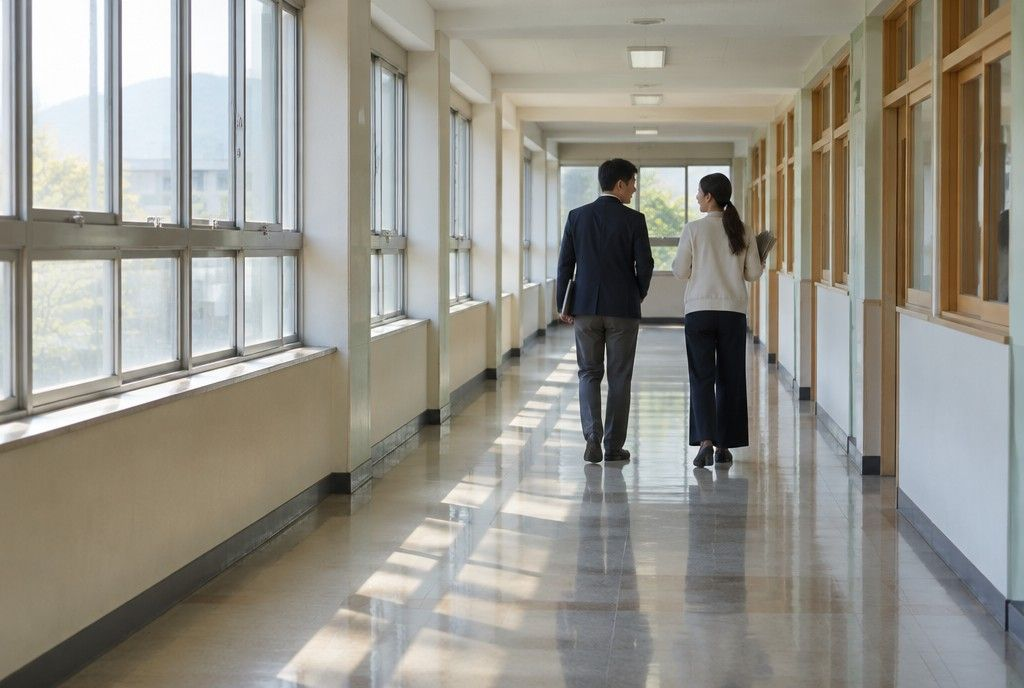
#> input picture hwpx_new/data/report_example/photos/ch1.jpg, 1024 x 688 px
$ python -i images.py   (imports and definitions only)
#> lines starting #> are read from the running program, lines starting #| are printed output that depends on the picture
# -*- coding: utf-8 -*-
"""사진 처리: 읽기 · 방향 보정(EXIF) · 크기 축소 · 한글이 여는 형식으로 변환 · HWPX 그림(hp:pic) 요소 생성."""
from __future__ import annotations

import io
import os
import re

from lxml import etree

from .package import HP

HC_NS = 'http://www.hancom.co.kr/hwpml/2011/core'
HC = '{%s}' % HC_NS
MM = 283.465          # 1mm = 283.465 HWPUNIT
IMG_EXT = ('.jpg', '.jpeg', '.png', '.bmp', '.gif', '.webp', '.heic', '.heif', '.tif', '.tiff')
MEDIA = {'.jpg': 'image/jpg', '.png': 'image/png', '.bmp': 'image/bmp', '.gif': 'image/gif'}


class ImageError(Exception):
    pass


def is_image(path: str) -> bool:
    return path.lower().endswith(IMG_EXT)


def _pil():
    try:
        from PIL import Image, ImageOps
        try:  # 아이폰 HEIC 지원(선택)
            import pillow_heif  # type: ignore
            pillow_heif.register_heif_opener()
        except Exception:  # noqa
            pass
        return Image, ImageOps
    except ImportError as e:  # pragma: no cover
        raise ImageError('사진 처리에는 Pillow 가 필요합니다: pip install pillow') from e


_CACHE = {}

# 문서에 넣는 그림의 해상도 기준: 인쇄해도 또렷한 200dpi(화면은 96~150dpi 면 충분). 표시 크기보다 큰 픽셀은 버린다.
DPI = 200
JPEG_QUALITY = 82          # 사진: 82 이상은 눈으로 구별이 거의 안 되고 용량만 커진다(4:2:0, 점진적 JPEG)
MAX_PX = 1600              # 표시 크기를 모를 때의 긴 변 상한


# [11 lines left out: function image_size, not called in this run]


def prepare_image(path: str, max_px: int = MAX_PX, box_mm=None, dpi: int = DPI):
    """캐시 래퍼(자동 보정으로 여러 번 조립해도 사진은 한 번만 처리).
    box_mm=(가로mm, 세로mm): 문서에 표시될 크기 — 이 크기를 dpi 로 채울 만큼만 픽셀을 남긴다."""
    box = (round(box_mm[0], 1), round(box_mm[1], 1)) if box_mm else None
    try:
        key = (os.path.abspath(path), os.path.getmtime(path), max_px, box, dpi)
    except OSError:
        key = None
    if key and key in _CACHE:
        return _CACHE[key]
    if not os.path.exists(path):
        raise ImageError(f'사진 파일을 찾을 수 없습니다: {path}')
    with open(path, 'rb') as f:
        raw = f.read()
    res = optimize_image(raw, os.path.splitext(path)[1].lower(), max_px=max_px, box_mm=box, dpi=dpi, name=path)
    if key:
        _CACHE[key] = res
    return res


# [9 lines left out: function prepare_for_box, not called in this run]


def _colors(im, limit=256):
    """작게 줄인 사본의 색 수(limit 초과면 None) — 사진(색 많음)과 도표·QR·로고(색 적음)를 가른다."""
    t = im.convert('RGB')
    t.thumbnail((256, 256))
    c = t.getcolors(maxcolors=limit)
    return len(c) if c else None


def optimize_image(raw: bytes, ext: str = '', max_px: int = MAX_PX, box_mm=None, dpi: int = DPI, name='그림'):
    """그림 바이트 → (bytes, 확장자, 가로px, 세로px). 문서 용량을 줄이되 화질은 표시 크기에서 티 나지 않게.
    - 방향(EXIF) 보정, 표시 크기 × dpi 보다 큰 픽셀은 줄임(키우지는 않음)
    - 사진(색 많음) → JPEG(품질 82, 4:2:0, 점진적), 도표·QR·로고(색 256 이하) → 팔레트 PNG(2색이면 계단 없이 또렷하게)
    - 투명 배경 → PNG. 원본이 이미 더 작으면 원본을 그대로 쓴다."""
#> called with ext = '.jpg', max_px = 1600, dpi = 200, name = 'data/report_example/photos/ch1.jpg'
    Image, ImageOps = _pil()
    try:
        im = Image.open(io.BytesIO(raw))
#> im is the input picture: PIL image 1024x688 RGB; mean R, G, B 150.3, 147.8, 139
        im.load()
    except Exception as e:  # noqa
        raise ImageError(f'사진을 열 수 없습니다({name}): {e}') from e
    fmt0 = (im.format or '').upper()
#> fmt0 = 'JPEG'
    rotated = False
    try:
        if im.getexif().get(0x0112, 1) != 1:
            im = ImageOps.exif_transpose(im)
            rotated = True
    except Exception:  # noqa
        pass
    w, h = im.size
#> w = 1024; h = 688
    if box_mm:
        tw, th = box_mm[0] / 25.4 * dpi, box_mm[1] / 25.4 * dpi
        scale = min(1.0, tw / w, th / h) if tw > 0 and th > 0 else 1.0
    else:
        scale = min(1.0, max_px / max(w, h))
#> scale = 1
    has_alpha = im.mode in ('RGBA', 'LA', 'PA') or (im.mode == 'P' and 'transparency' in im.info)
#> has_alpha = False
    ncol = _colors(im)
#> in _colors, `t.thumbnail((256, 256))`:
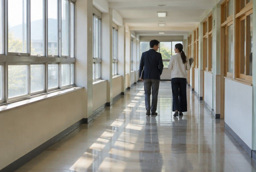
#> t: PIL image 256x172 RGB; mean R, G, B 150.5, 147.9, 139.2
#> in _colors, `c = t.getcolors(maxcolors=limit)`: c = None
    graphic = ncol is not None
#> graphic = False
    if scale < 0.98:
        nw, nh = max(1, round(w * scale)), max(1, round(h * scale))
        if graphic and ncol <= 2:
            im = im.convert('L').resize((nw, nh), Image.LANCZOS).point(lambda v: 0 if v < 128 else 255)
        else:
            src = im.convert('RGBA' if has_alpha else 'RGB') if im.mode not in ('RGB', 'RGBA', 'L') else im
            im = src.resize((nw, nh), Image.LANCZOS)
    buf = io.BytesIO()
    if has_alpha:
        im = im.convert('RGBA')
        im.save(buf, 'PNG', optimize=True)
        out_ext = '.png'
    elif graphic:
        if im.mode == 'L' and ncol <= 2:
            im = im.convert('1', dither=Image.NONE)
        elif im.mode != 'P':
            im = im.convert('RGB').quantize(colors=max(2, min(256, ncol)), dither=Image.NONE)
        im.save(buf, 'PNG', optimize=True)
        out_ext = '.png'
    else:
        im = im.convert('RGB')
        im.save(buf, 'JPEG', quality=JPEG_QUALITY, optimize=True, progressive=True, subsampling=2)
        out_ext = '.jpg'
    data = buf.getvalue()
    keep = scale >= 0.98 and not rotated and fmt0 in ('JPEG', 'PNG') and len(raw) <= len(data)
#> keep = True
    if keep:                                     # 줄일 것이 없고 원본이 더 작으면 원본 그대로(재압축 손실 없음)
        return raw, ('.jpg' if fmt0 == 'JPEG' else '.png'), w, h
    return data, out_ext, im.size[0], im.size[1]


# [163 lines left out: functions shrink_hwpx, photo_info, fit_size, pic_run, register_images, next_image_index, not called in this run]

>>> result = prepare_image('data/report_example/photos/ch1.jpg')

$ run again, on hwpx_new/data/report_example/photos/ch2.jpg
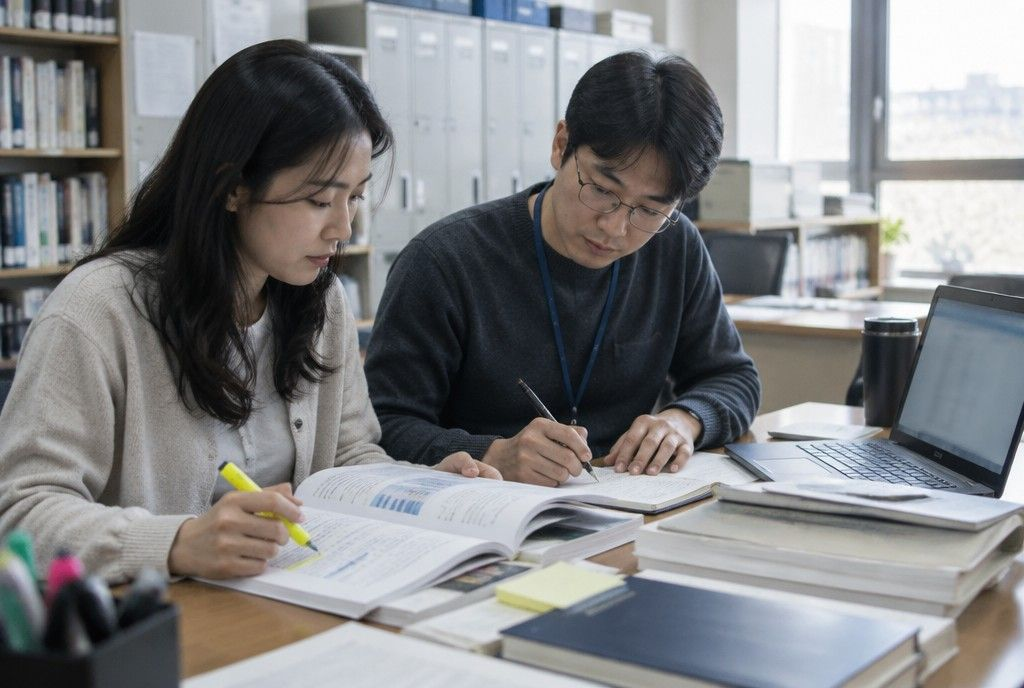
#> input picture hwpx_new/data/report_example/photos/ch2.jpg, 1024 x 688 px
#> in optimize_image, im is the input picture: PIL image 1024x688 RGB; mean R, G, B 130.2, 131.2, 132.8
#> has_alpha = False
#> in _colors, `t.thumbnail((256, 256))`:
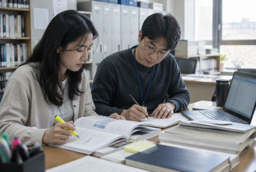
#> t: PIL image 256x172 RGB; mean R, G, B 130.4, 131.4, 132.9
#> c = None
#> graphic = False

$ run again, on hwpx_new/data/report_example/photos/ch3.jpg
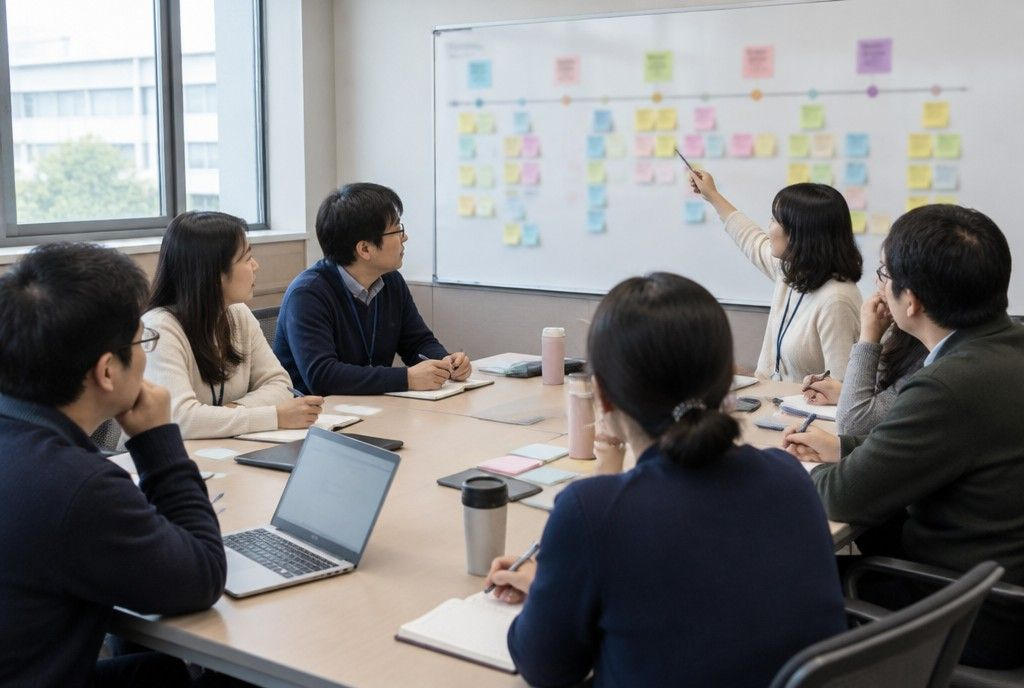
#> input picture hwpx_new/data/report_example/photos/ch3.jpg, 1024 x 688 px
#> in optimize_image, im is the input picture: PIL image 1024x688 RGB; mean R, G, B 125.3, 124.7, 125.4
#> has_alpha = False
#> in _colors, `t.thumbnail((256, 256))`:
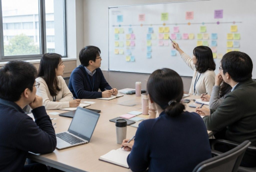
#> t: PIL image 256x172 RGB; mean R, G, B 125.5, 124.8, 125.5
#> c = None
#> graphic = False

$ run again, on hwpx_new/data/report_example/photos/ch4.jpg
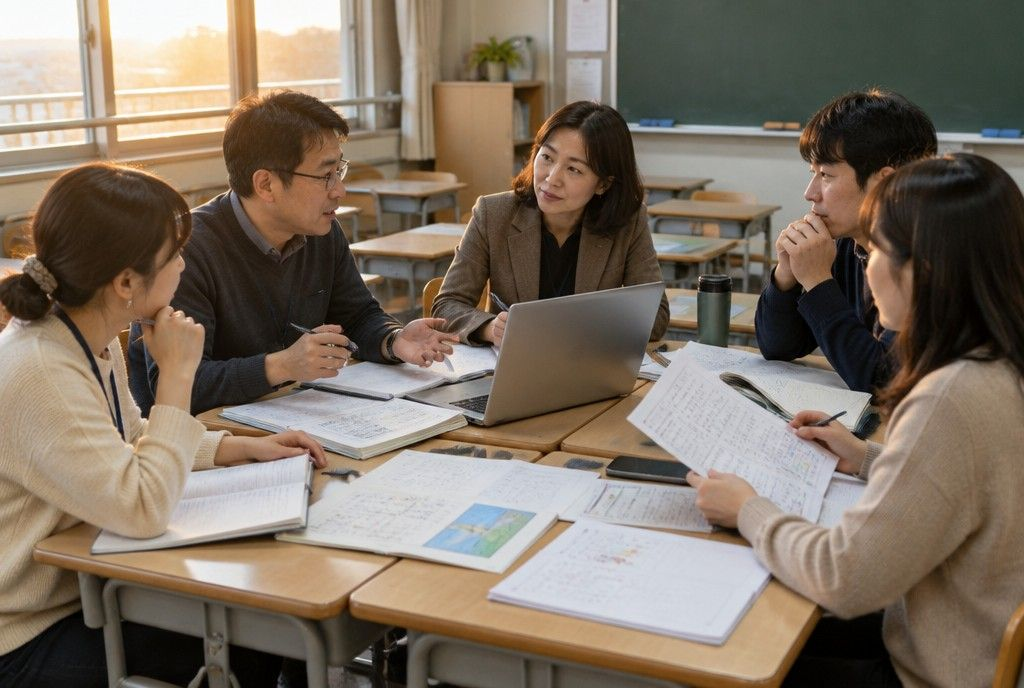
#> input picture hwpx_new/data/report_example/photos/ch4.jpg, 1024 x 688 px
#> in optimize_image, im is the input picture: PIL image 1024x688 RGB; mean R, G, B 126.3, 113.3, 99.1
#> has_alpha = False
#> in _colors, `t.thumbnail((256, 256))`:
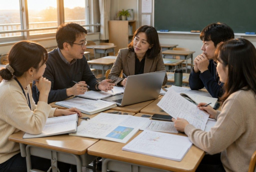
#> t: PIL image 256x172 RGB; mean R, G, B 126.4, 113.4, 99.2
#> c = None
#> graphic = False
